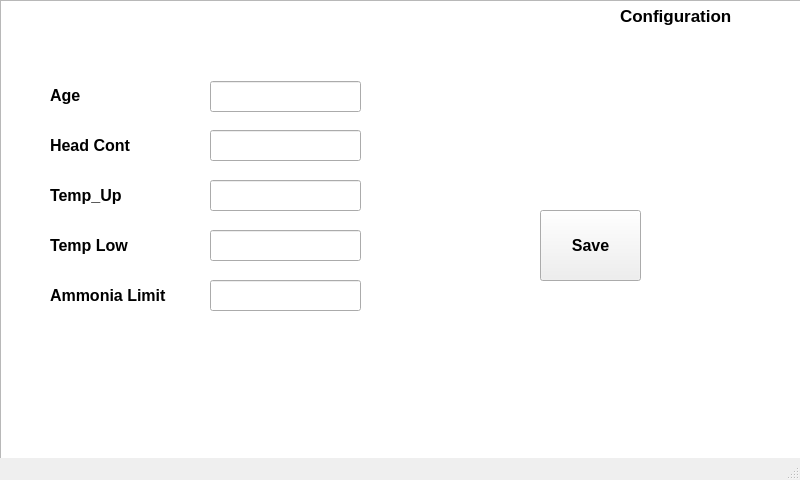
<?xml version="1.0" encoding="UTF-8"?>
<ui version="4.0">
 <class>Configuration</class>
 <widget class="QMainWindow" name="Configuration">
  <property name="geometry">
   <rect>
    <x>0</x>
    <y>0</y>
    <width>800</width>
    <height>480</height>
   </rect>
  </property>
  <property name="windowTitle">
   <string>MainWindow</string>
  </property>
  <widget class="QWidget" name="centralwidget">
   <widget class="QLabel" name="label">
    <property name="geometry">
     <rect>
      <x>620</x>
      <y>0</y>
      <width>231</width>
      <height>31</height>
     </rect>
    </property>
    <property name="font">
     <font>
      <pointsize>13</pointsize>
      <weight>75</weight>
      <bold>true</bold>
     </font>
    </property>
    <property name="text">
     <string>Configuration</string>
    </property>
   </widget>
   <widget class="QLabel" name="label_4">
    <property name="geometry">
     <rect>
      <x>50</x>
      <y>80</y>
      <width>121</width>
      <height>31</height>
     </rect>
    </property>
    <property name="font">
     <font>
      <pointsize>12</pointsize>
      <weight>75</weight>
      <bold>true</bold>
     </font>
    </property>
    <property name="text">
     <string>Age</string>
    </property>
   </widget>
   <widget class="QLabel" name="label_5">
    <property name="geometry">
     <rect>
      <x>50</x>
      <y>130</y>
      <width>121</width>
      <height>31</height>
     </rect>
    </property>
    <property name="font">
     <font>
      <pointsize>12</pointsize>
      <weight>75</weight>
      <bold>true</bold>
     </font>
    </property>
    <property name="text">
     <string>Head Cont</string>
    </property>
   </widget>
   <widget class="QLabel" name="label_6">
    <property name="geometry">
     <rect>
      <x>50</x>
      <y>180</y>
      <width>121</width>
      <height>31</height>
     </rect>
    </property>
    <property name="font">
     <font>
      <pointsize>12</pointsize>
      <weight>75</weight>
      <bold>true</bold>
     </font>
    </property>
    <property name="text">
     <string>Temp_Up</string>
    </property>
   </widget>
   <widget class="QLabel" name="label_7">
    <property name="geometry">
     <rect>
      <x>50</x>
      <y>230</y>
      <width>121</width>
      <height>31</height>
     </rect>
    </property>
    <property name="font">
     <font>
      <pointsize>12</pointsize>
      <weight>75</weight>
      <bold>true</bold>
     </font>
    </property>
    <property name="text">
     <string>Temp Low</string>
    </property>
   </widget>
   <widget class="QLabel" name="label_8">
    <property name="geometry">
     <rect>
      <x>50</x>
      <y>280</y>
      <width>121</width>
      <height>31</height>
     </rect>
    </property>
    <property name="font">
     <font>
      <pointsize>12</pointsize>
      <weight>75</weight>
      <bold>true</bold>
     </font>
    </property>
    <property name="text">
     <string>Ammonia Limit</string>
    </property>
   </widget>
   <widget class="QLineEdit" name="C_Age">
    <property name="geometry">
     <rect>
      <x>210</x>
      <y>81</y>
      <width>151</width>
      <height>31</height>
     </rect>
    </property>
   </widget>
   <widget class="QLineEdit" name="C_Head">
    <property name="geometry">
     <rect>
      <x>210</x>
      <y>130</y>
      <width>151</width>
      <height>31</height>
     </rect>
    </property>
   </widget>
   <widget class="QLineEdit" name="C_Temp_U">
    <property name="geometry">
     <rect>
      <x>210</x>
      <y>180</y>
      <width>151</width>
      <height>31</height>
     </rect>
    </property>
   </widget>
   <widget class="QLineEdit" name="C_Temp_L">
    <property name="geometry">
     <rect>
      <x>210</x>
      <y>230</y>
      <width>151</width>
      <height>31</height>
     </rect>
    </property>
   </widget>
   <widget class="QLineEdit" name="C_Ammonia_L">
    <property name="geometry">
     <rect>
      <x>210</x>
      <y>280</y>
      <width>151</width>
      <height>31</height>
     </rect>
    </property>
   </widget>
   <widget class="QPushButton" name="C_Save">
    <property name="geometry">
     <rect>
      <x>540</x>
      <y>210</y>
      <width>101</width>
      <height>71</height>
     </rect>
    </property>
    <property name="font">
     <font>
      <pointsize>12</pointsize>
      <weight>75</weight>
      <bold>true</bold>
     </font>
    </property>
    <property name="text">
     <string>Save</string>
    </property>
   </widget>
   <widget class="QGraphicsView" name="graphicsView">
    <property name="geometry">
     <rect>
      <x>0</x>
      <y>0</y>
      <width>801</width>
      <height>471</height>
     </rect>
    </property>
    <property name="styleSheet">
     <string notr="true">Background: url(Back.jpeg)</string>
    </property>
   </widget>
   <zorder>graphicsView</zorder>
   <zorder>label</zorder>
   <zorder>label_4</zorder>
   <zorder>label_5</zorder>
   <zorder>label_6</zorder>
   <zorder>label_7</zorder>
   <zorder>label_8</zorder>
   <zorder>C_Age</zorder>
   <zorder>C_Head</zorder>
   <zorder>C_Temp_U</zorder>
   <zorder>C_Temp_L</zorder>
   <zorder>C_Ammonia_L</zorder>
   <zorder>C_Save</zorder>
  </widget>
  <widget class="QStatusBar" name="statusbar"/>
 </widget>
 <resources/>
 <connections/>
</ui>
